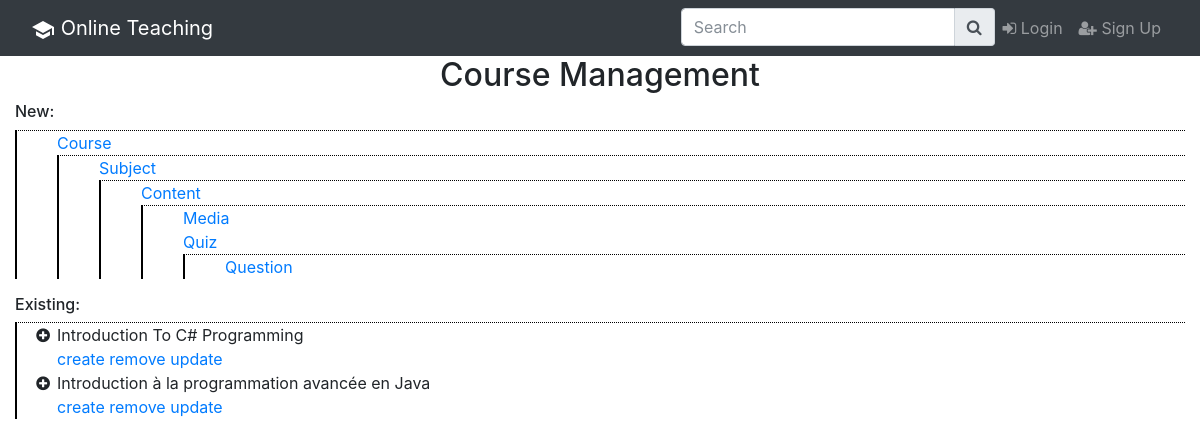
The page /courseManagement.php (signed in) on the database its author committed.
### tables this page shows
CREATE TABLE `course` (
  `pk_course_id` int(11) NOT NULL,
  `course_name` varchar(100) DEFAULT NULL,
  `fk_language_id` int(11) NOT NULL,
  `fk_subCategory_id` int(11) NOT NULL,
  `fk_member_id` int(11) NOT NULL
);

### Buisness/Course.cls.php (called while the page is built, shortened)
<?php
class Course
{
    private $id;
    private $name;
    private $memberId;
    public function getMemberId()
    {
        return $this->memberId;
    }
    public function setMemberId($memberId)
    {
        $this->memberId = $memberId;
    }
    public function getId()
    {
        return $this->id;
    }
    public function getName()
    {
        return $this->name;
    }
    public function setId($id)
    {
        $this->id = $id;
    }
    public function setName($name)
    {
        $this->name = $name;
    }
    function __construct($id = NULL, $name = NULL, $languageId = NULL, $subCategoryId = NULL , $memberId = NULL){
        $this->id = $id;
        $this->name = $name;
        $this->memberId = $memberId;
    }
    function findAll($connectionId){
        $idx=0;
        foreach($connectionId->query("select * from course ORDER BY pk_course_id desc") as $row){
            $course = new Course();
            $course->setId($row["pk_course_id"]);
            $course->setName($row["course_name"]);
            $course->setLanguageId($row["fk_language_id"]);
            $course->setSubCategoryId($row["fk_subCategory_id"]);
            $course->setMemberId($row["fk_member_id"]);
            $arr[$idx++]= $course;
        }
            return $arr;
    }
}
?>

### courseManagement.php (the view, shortened to what this page needs)
<?php
include "navbar.php"; ?>
<?php
    require_once 'Buisness/dbConfig.php';
    require_once 'Buisness/Course.cls.php';
?>
	<div class="container-fluid">
		<div class="row">
			<div class="col-sm-12 text-center">
				<div>
					<h2>Course Management</h2>
				</div>
			</div>
		</div>
		<div class="row">
			<div class="col-sm-12 ">
				<div id="orgView">
					<h6>New:</h6>
					<ul>
						<li>
						<a href='createCourse.php'> Course</a>
						<ul>
							<li>
							<a href='createSubject.php'> Subject</a>
							<ul>
								<li>
								<a href='createContent.php'> Content</a>
								<ul>
									<li>
									<a href='addMedia.php'> Media</a>
									</li>
									<li>
									<a href='createQuiz.php'> Quiz</a>
									<ul>
										<li>
										<a href='createQuestion.php'> Question </a>
										</li>
									</ul>
									</li>
								</ul>
								</li>
							</ul>
							</li>
						</ul>
						</li>
					</ul>
				</div>
				<div id="navul">
					<h6>Existing:</h6>
					<ul id="nav">
						<?php
						  $course = new Course();
						  $courses = $course->findAll($connectionId);
						  foreach ($courses as $courseElement){
						      if($courseElement->getMemberId() == $_SESSION["id"]){
						          echo "<li class='first' onclick='tree(this)'>".$courseElement->getName()."</li>";
						          echo "<a href='createCourse.php'> create</a>";
						          echo "<a href='removingCourse.php?id=".$courseElement->getId()."'> remove</a>";
						          echo "<a href='updateCourse.php?id=".$courseElement->getId()."'> update</a>";
						      }
						  }
						?>
					</ul>
				</div>
			</div>
		</div>
	</div>

### courseManagement.php (style rules this page uses)
#orgView ul, #navul ul { border-left: 2px solid black; border-top: 1px dotted black; }
#orgView li, #nav li { list-style-type: none; cursor:pointer; }
#nav li:before { content: "\f055"; font-family: FontAwesome; display: inline-block; margin-left: -1.3em; width: 1.3em; }

### rows shown on the page
course: course_name "Introduction To C# Programming"
course: course_name "Introduction à la programmation avancée en Java"
